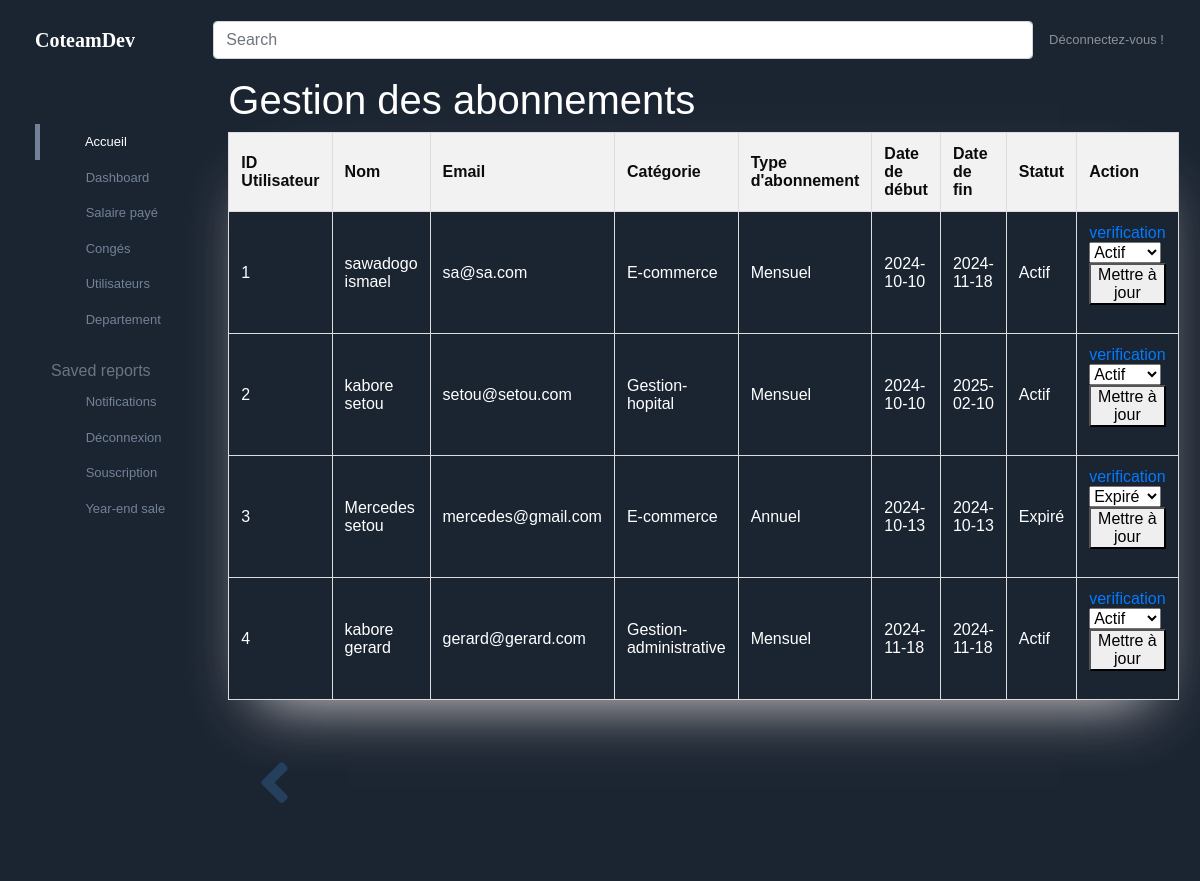
The page /souscription/admin.php on the database its author committed.
### tables this page shows
CREATE TABLE `subscriptions` (
  `id` int NOT NULL,
  `user_id` int DEFAULT NULL,
  `categorie` enum('E-commerce','Gestion-hopital','Gestion-administrative') DEFAULT NULL,
  `type_abonnement` enum('Mensuel','Annuel') DEFAULT NULL,
  `date_debut` date DEFAULT NULL,
  `date_fin` date DEFAULT NULL,
  `statut` enum('Actif','Expiré','Annulé') DEFAULT 'Actif',
  `prix` decimal(10,0) DEFAULT NULL
);

CREATE TABLE `users` (
  `id` int NOT NULL,
  `nom` varchar(100) DEFAULT NULL,
  `prenom` varchar(100) DEFAULT NULL,
  `telephone` varchar(20) DEFAULT NULL,
  `email` varchar(100) DEFAULT NULL,
  `mot_de_passe` varchar(255) DEFAULT NULL,
  `date_naissance` date DEFAULT NULL,
  `sexe` enum('M','F') DEFAULT NULL,
  `statut` enum('Actif','Inactif') DEFAULT NULL,
  `created_at` timestamp NULL DEFAULT CURRENT_TIMESTAMP
);

### souscription/admin.php (the view, shortened to what this page needs)
<?php
require_once 'sidebar1.php';
require_once ('../users/db_my.php');
$sql = "SELECT users.id AS user_id, users.nom, users.prenom, users.email, subscriptions.id AS subscription_id, subscriptions.categorie, subscriptions.type_abonnement, subscriptions.date_debut, subscriptions.date_fin, subscriptions.statut
        FROM users
        JOIN subscriptions ON users.id = subscriptions.user_id";
$result = $conn->query($sql);
?>
<!DOCTYPE html>
<html>
<head>
    <link rel="stylesheet" href="../public/css/style.css">
    <link rel="stylesheet" href="../public/css/fa.css">
</head>
<body>
<h1 class="text-white">Gestion des abonnements</h1>
<table border="1">
    <tr>
        <th>ID Utilisateur</th>
        <th>Nom</th>
        <th>Email</th>
        <th>Catégorie</th>
        <th>Type d'abonnement</th>
        <th>Date de début</th>
        <th>Date de fin</th>
        <th>Statut</th>
        <th>Action</th>
    </tr>
    <?php
    if ($result->num_rows > 0) {
        while($row = $result->fetch_assoc()) {
            echo "<tr>";
            echo "<td>" . $row['user_id'] . "</td>";
            echo "<td>" . $row['nom'] . " " . $row['prenom'] . "</td>";
            echo "<td>" . $row['email'] . "</td>";
            echo "<td>" . $row['categorie'] . "</td>";
            echo "<td>" . $row['type_abonnement'] . "</td>";
            echo "<td>" . $row['date_debut'] . "</td>";
            echo "<td>" . $row['date_fin'] . "</td>";
            echo "<td>" . $row['statut'] . "</td>";
            echo "<td>
                    <a href='cron_jobber.php?" . $row['date_fin'] . " < " . date("Y/m/d") . "'>verification</a>
                    <form method='post'>
                        <input type='hidden' name='subscription_id' value='" . $row['subscription_id'] . "'>
                        <select name='statut'>
                            <option value='Actif'" . ($row['statut'] == 'Actif' ? ' selected' : '') . ">Actif</option>
                            <option value='Expiré'" . ($row['statut'] == 'Expiré' ? ' selected' : '') . ">Expiré</option>
                            <option value='Annulé'" . ($row['statut'] == 'Annulé' ? ' selected' : '') . ">Annulé</option>
                        </select>
                        <button type='submit' name='update_status'>Mettre à jour</button>
                    </form>
                </td>";
            echo "</tr>";
        }
    } else {
        echo "<tr><td colspan='9'>Aucun utilisateur trouvé.</td></tr>";
    }
    ?>
</table>
<a onclick="history.back();"  class="mb-5"><i class="fas fa-angle-left arrow fa-3dicon fa-5x "></i></a>
</body>
</html>
<?php
require_once '../public/composants/sidefooter.php';
?>

### public/composants/heading.php (shortened to what this page needs)
<link rel="stylesheet" href="https://cdnjs.cloudflare.com/ajax/libs/twitter-bootstrap/4.1.3/css/bootstrap.min.css">
<link rel="stylesheet" href="https://cdn.jsdelivr.net/jquery.selectric/1.10.1/selectric.css">
<link rel="stylesheet" href="https://cdnjs.cloudflare.com/ajax/libs/material-design-iconic-font/2.2.0/css/material-design-iconic-font.min.css">

### souscription/sidebar1.php (shortened to what this page needs)
<?php
require_once('../public/composants/heading.php');
?>
<link rel="stylesheet" href="../public/composants/sidebar.css">
<link rel="stylesheet" href="../public/css/fa.css">
<link rel="stylesheet" href="https://use.fontawesome.com/releases/v5.7.2/css/all.css">
<nav class="navbar navbar-dark sticky-top flex-md-nowrap p-0">
    <a class="navbar-brand col-sm-3 col-md-2 mr-0 font-weight-bold" href="https://www.coteamdev.tech/" style="font-family:Papyrus,fantasy;">CoteamDev</a>
    <input class="form-control form-control-dark w-100" type="text" placeholder="Search" aria-label="Search">
    <ul class="navbar-nav px-3">
        <li class="nav-item text-nowrap">
            <a class="nav-link" href="../views/logout.php">Déconnectez-vous !</a>
        </li>
    </ul>
</nav>
<div class="container-fluid">
    <div class="row">
        <nav class="col-md-2 d-none d-md-block sidebar mt-5">
            <div class="sidebar-sticky">
                <ul class="nav flex-column mt-3">
                    <li class="nav-item">
                        <a class="nav-link active" href="../views/admin">
                            Accueil <span class="sr-only">(current)</span>
                        </a>
                    </li>
                    <li class="nav-item">
                        <a class="nav-link" href="../views/admin/">
                            Dashboard
                        </a>
                    </li>
                    <li class="nav-item">
                        <a class="nav-link" href="../views/bulletin/bulletins.php">
                            Salaire payé
                        </a>
                    </li>
                    <li class="nav-item">
                        <a class="nav-link" href="../views/conges/afficher_conge_demande.php">
                            Congés
                        </a>
                    </li>
                    <li class="nav-item">
                        <a class="nav-link" href="../views/utilisateurs/utilisateurs.php">
                            Utilisateurs
                        </a>
                    </li>
                    <li class="nav-item">
                        <a class="nav-link" href="../views/departement/departement.php">
                            Departement
                        </a>
                    </li>
                </ul>
                <h6 class="sidebar-heading d-flex justify-content-between align-items-center pl-3 mt-4 mb-1 text-muted">
                    <span>Saved reports</span>
                </h6>
                <ul class="nav flex-column mb-2">
                    <li class="nav-item">
                        <a class="nav-link" href="../views/notifications/notifications.php">
                            Notifications
                        </a>
                    </li>
                    <li class="nav-item">
                        <a class="nav-link" href="../views/logout.php">
                            Déconnexion
                        </a>
                    </li>
                    <li class="nav-item">
                        <a class="nav-link" href="admin.php">
                            Souscription
                        </a>
                    </li>
                    <li class="nav-item">
                        <a class="nav-link" href="#">
                            Year-end sale
                        </a>
                    </li>
                </ul>
            </div>
        </nav>
        <main role="main" class="col-md-9 ml-sm-auto col-lg-10 my-3">

### public/composants/sidefooter.php (shortened to what this page needs)
</main>
</div>
</div>

### public/composants/sidebar.css (style rules this page uses)
body { background-color: #1b2431!important; color: #202020; font-family: "Montserrat", "Helvetica", "Open Sans", "Arial", sans-serif; font-size: 13px; }
.navbar { background-color: #1b2431; }
.sidebar { background-color: #1b2431; box-shadow: none; }
.sidebar .nav-link { border-left: 5px solid transparent; color: #738297; padding: 0.5rem 0.75rem; }
.sidebar .nav-link.active { border-left: 5px solid #738297; color: white; }

### public/css/fa.css (style rules this page uses)
.fa-3dicon { -webkit-transform-style: preserve-3d; -moz-transform-style: preserve-3d; -ms-transform-style: preserve-3d; -o-transform-style: preserve-3d; transform-style: preserve-3d; -webkit-perspective: 1000px; -moz-perspective: 1000px; -ms-perspective: 1000px; -o-perspective: 1000px; perspective: 1000px; -webkit-animation-name: rotate; -webkit-animation-duration:3s; -webkit-animation-timing-function: linear; -webkit-animation-iteration-count:infinite; -webkit-animation-fill-mode:both; -moz-animation-name: rotate; -moz-animation-duration:3s; -moz-animation-timing-function: linear; -moz-animation-iteration-count:infinite; -moz-animation-fill-mode:both; -o-animation-name: rotate; -o-animation-duration:3s; -o-animation-timing-function: linear; -o-animation-iteration-count:infinite; -o-animation-fill-mode:both; -ms-animation-name: rotate; -ms-animation-duration:3s; -ms-animation-timing-function: linear; -ms-animation-iteration-count:infinite; -ms-animation-fill-mode:both; animation-name: rotate; animation-duration:3s; animation-timing-function: linear; animation-iteration-count:infinite; animation-fill-mode:both; color:#25405D; margin:30px; }

### public/css/style.css (style rules this page uses)
body { font-family: Arial, sans-serif; margin: 0; padding: 20px; background-color: #1b2431!important; }
h1 { color: #333; }
table { width: 100%; border-collapse: collapse; margin-bottom: 20px; box-shadow: rgba(250, 250, 251, 0) 0px 50px 100px -20px, rgb(230, 223, 223) 0px 30px 60px -30px; }
table, td { border: 1px solid #ddd; color: white; }
th { color: #0c0c0d; }
th, td { padding: 12px; text-align: left; }
th { background-color: #f2f2f2; }

### rows shown on the page
subscriptions: user "1", user.nom "sawadogo", user.prenom "ismael", user.email "sa@sa.com", categorie "E-commerce", type_abonnement "Mensuel", date_debut "2024-10-10", date_fin "2024-11-18", statut "Actif"
subscriptions: user "2", user.nom "kabore", user.prenom "setou", user.email "setou@setou.com", categorie "Gestion-hopital", type_abonnement "Mensuel", date_debut "2024-10-10", date_fin "2025-02-10", statut "Actif"
subscriptions: user "3", user.nom "Mercedes", user.prenom "setou", user.email "mercedes@gmail.com", categorie "E-commerce", type_abonnement "Annuel", date_debut "2024-10-13", date_fin "2024-10-13", statut "Expiré"
subscriptions: user "4", user.nom "kabore", user.prenom "gerard", user.email "gerard@gerard.com", categorie "Gestion-administrative", type_abonnement "Mensuel", date_debut "2024-11-18", date_fin "2024-11-18", statut "Actif"
